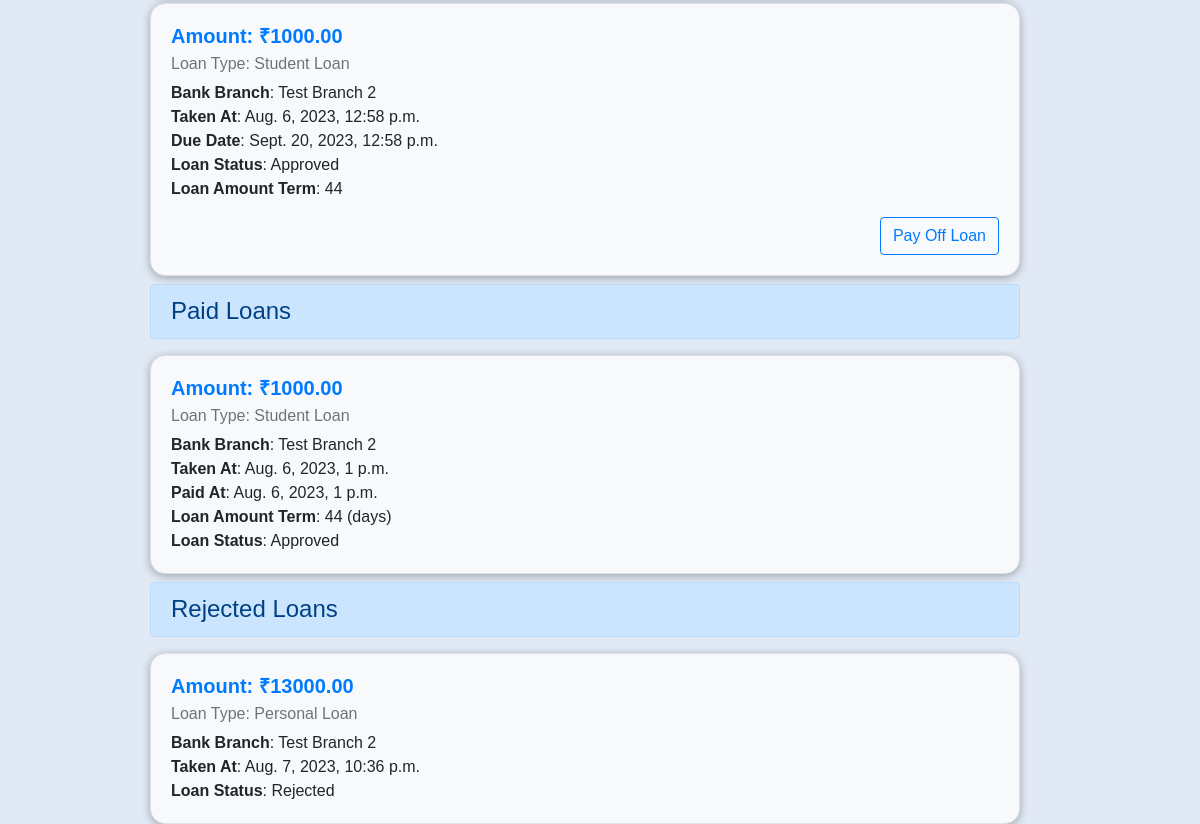
Page / (signed in, lower part) on the earlier database version.
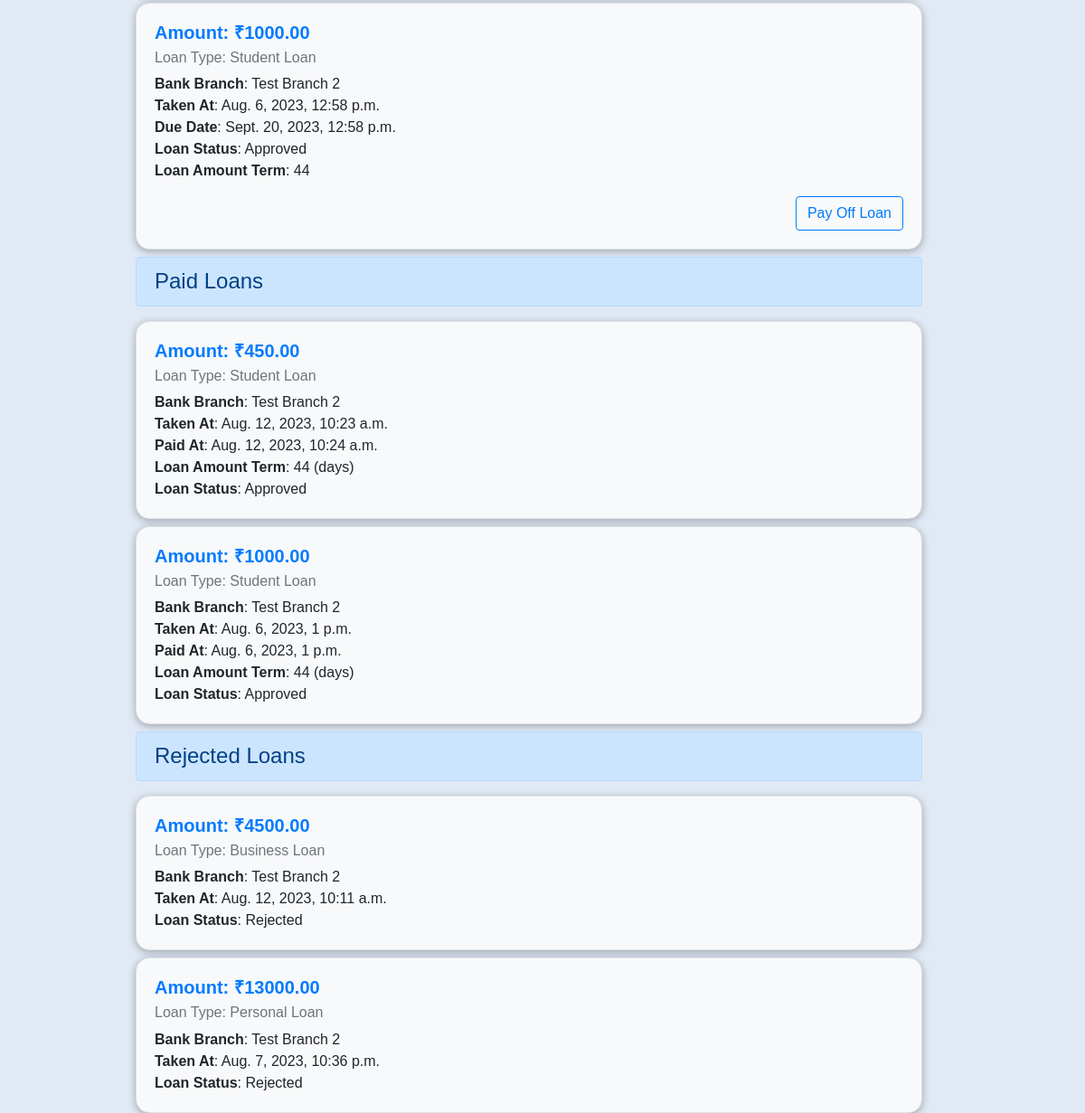
Same page on the later database version.
### bank_management/models.py (models this page shows, shortened)
class Loan(models.Model):
    loan_type = models.CharField(max_length=15, choices=LOAN_TYPES)
    amount = models.DecimalField(max_digits=10, decimal_places=2)
    paid = models.BooleanField(default=False)
    branch = models.ForeignKey(Branch, on_delete=models.CASCADE)
    availed_by = models.ForeignKey(User, on_delete=models.CASCADE)
    interest_rate = models.PositiveIntegerField(default=0,blank=True,null=True)
    created_at = models.DateTimeField(auto_now_add=True)
    due_at = models.DateTimeField()
    paid_at = models.DateTimeField(blank=True,null=True)
    loan_status = models.CharField(max_length=15,blank=True,null=True)
    credited = models.BooleanField(default=False)
    def get_loan_amount_term(self):
        return (self.due_at - self.created_at).days
    def get_pay_loan_button(self):
        account = Account.objects.filter(hold_by=self.availed_by).first()
        total_amount = self.amount + (self.amount * self.interest_rate / 100)
        if not self.paid and account:
            return account.balance >= total_amount
        return False

class Branch(models.Model):
    name = models.CharField(max_length=100)
    address = models.CharField(max_length=200)
    code = models.CharField(max_length=10, unique=True)
    class Meta:
        verbose_name_plural = 'Branches'
    def __str__(self):
        return self.name

### bank_management/views.py (the view)
# urls.py: path("",loans,name='loans'),
@login_required
def loans(request):
    pending_loans = Loan.objects.filter(due_at__gte=timezone.now(),availed_by=request.user,paid=False,loan_status="Approved").order_by("-created_at")
    due_loans = Loan.objects.filter(due_at__lte=timezone.now(),availed_by=request.user,paid=False,loan_status="Approved").order_by("-created_at")
    for due_loan in due_loans:
        account = Account.objects.filter(hold_by=request.user).first()
        if account.balance > due_loan.amount:
            pay_loan(request,due_loan.pk)
    paid_loans = Loan.objects.filter(availed_by=request.user,paid=True,loan_status="Approved").order_by("-created_at")
    rejected_loans = Loan.objects.filter(availed_by=request.user,loan_status="Rejected",paid=False).order_by("-created_at")
    context={
        "due_loans":due_loans,
        "pending_loans":pending_loans,
        "paid_loans":paid_loans,
        "rejected_loans":rejected_loans,
    }
    return render(request,"loans.html",context=context)

### banking_system/templates/loans.html (shortened to what this page needs)
{% extends 'base.html' %} {% block content %}
<div class="row mt-2" style="width: 100%">
  <div class="col">
     {% if pending_loans %}
    {% for loan in pending_loans %}
    <div
      class="card mt-2"
      style="
        background-color: #f8f9fa;
        border: 1px solid #dee2e6;
        border-radius: 0.95rem;
        box-shadow: 0 0.125rem 0.5rem rgba(0, 0, 0, 0.3);
        margin-right: 150px;
        margin-left: 150px;
      "
    >
      <div class="card-body">
        <h5
          class="card-title"
          style="color: #007bff; font-size: 1.25rem; font-weight: bold"
        >
          Amount: &#8377;{{loan.amount}}
        </h5>
        <h6 class="card-subtitle mb-2 text-muted">
          Loan Type: {{loan.get_loan_type_display}}
        </h6>
        <p class="card-text">
          <b>Bank Branch</b>: {{loan.branch}} <br /><b>Taken At</b>:
          {{loan.created_at}} <br />
          <b>Due Date</b>: {{loan.due_at}} <br /><b>Loan Status</b>:
          {{loan.loan_status}} <br />
          {% if loan.get_loan_amount_term %}
          <b>Loan Amount Term</b>: {{loan.get_loan_amount_term}} <br />
          {% endif %}
        </p>
        {% if loan.get_pay_loan_button %}
        <button
          type="button"
          class="btn btn-outline-primary float-end"
          data-toggle="modal"
          data-target="#addBalanceModal"
        >
          Pay Off Loan
        </button>
        {% endif %}
      </div>
    </div>
    {% endfor %} {% endif %} {% if paid_loans %}
    <h4
      class="mt-2 alert alert-primary"
      style="margin-right: 150px; margin-left: 150px"
    >
      Paid Loans
    </h4>
    {% for loan in paid_loans %}
    <div
      class="card mt-2"
      style="
        background-color: #f8f9fa;
        border: 1px solid #dee2e6;
        border-radius: 0.95rem;
        margin-right: 150px;
        margin-left: 150px;
        box-shadow: 0 0.125rem 0.5rem rgba(0, 0, 0, 0.3);
      "
    >
      <div class="card-body">
        <h5
          class="card-title"
          style="color: #007bff; font-size: 1.25rem; font-weight: bold"
        >
          Amount: &#8377;{{loan.amount}}
        </h5>
        <h6 class="card-subtitle mb-2 text-muted">
          Loan Type: {{loan.get_loan_type_display}}
        </h6>
        <p class="card-text">
          <b>Bank Branch</b>: {{loan.branch}} <br /><b>Taken At</b>:
          {{loan.created_at}} <br /><b>Paid At</b>: {{loan.paid_at}}
          <br />
          <b>Loan Amount Term</b>: {{loan.get_loan_amount_term}} (days)
          <br />
          <b>Loan Status</b>: {{loan.loan_status}} <br />
        </p>
      </div>
    </div>
    {% endfor %} {% endif %} {% if rejected_loans %}
    <h4
      class="mt-2 alert alert-primary"
      style="margin-right: 150px; margin-left: 150px"
    >
      Rejected Loans
    </h4>
    {% for loan in rejected_loans %}
    <div
      class="card mt-2"
      style="
        background-color: #f8f9fa;
        border: 1px solid #dee2e6;
        border-radius: 0.95rem;
        margin-right: 150px;
        margin-left: 150px;
        box-shadow: 0 0.125rem 0.5rem rgba(0, 0, 0, 0.3);
      "
    >
      <div class="card-body">
        <h5
          class="card-title"
          style="color: #007bff; font-size: 1.25rem; font-weight: bold"
        >
          Amount: &#8377;{{loan.amount}}
        </h5>
        <h6 class="card-subtitle mb-2 text-muted">
          Loan Type: {{loan.get_loan_type_display}}
        </h6>
        <p class="card-text">
          <b>Bank Branch</b>: {{loan.branch}} <br /><b>Taken At</b>:
          {{loan.created_at}}
          <br />
          <b>Loan Status</b>: {{loan.loan_status}} <br />
        </p>
      </div>
    </div>
    {% endfor %} {% endif %}
  </div>
</div>
{% endblock content %}

Differences in the rows shown:
added Loan: amount "450.00", loan_type "Student Loan", branch "Test Branch 2", created_at "Aug. 12, 2023, 10:23 a.m.", paid_at "Aug. 12, 2023, 10:24 a.m.", get_loan_amount_term "44", loan_status "Approved", shown under "Paid Loans"
added Loan: amount "4500.00", loan_type "Business Loan", branch "Test Branch 2", created_at "Aug. 12, 2023, 10:11 a.m.", loan_status "Rejected", shown under "Rejected Loans"
